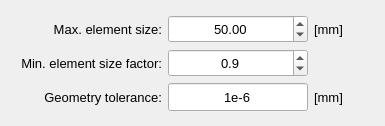
            <widget class="QWidget" name="tab_3">
             <attribute name="title">
              <string>Main</string>
             </attribute>
             <layout class="QGridLayout" name="gridLayout_2">
              <item row="0" column="0">
               <widget class="QFrame" name="frame_2">
                <property name="minimumSize">
                 <size>
                  <width>0</width>
                  <height>62</height>
                 </size>
                </property>
                <property name="maximumSize">
                 <size>
                  <width>16777215</width>
                  <height>150</height>
                 </size>
                </property>
                <property name="frameShape">
                 <enum>QFrame::Shape::NoFrame</enum>
                </property>
                <property name="frameShadow">
                 <enum>QFrame::Shadow::Raised</enum>
                </property>
                <layout class="QGridLayout" name="gridLayout_10">
                 <property name="leftMargin">
                  <number>4</number>
                 </property>
                 <property name="topMargin">
                  <number>4</number>
                 </property>
                 <property name="rightMargin">
                  <number>4</number>
                 </property>
                 <property name="bottomMargin">
                  <number>4</number>
                 </property>
                 <property name="horizontalSpacing">
                  <number>6</number>
                 </property>
                 <item row="1" column="0">
                  <widget class="QFrame" name="frame_12">
                   <property name="frameShape">
                    <enum>QFrame::Shape::NoFrame</enum>
                   </property>
                   <property name="frameShadow">
                    <enum>QFrame::Shadow::Raised</enum>
                   </property>
                  </widget>
                 </item>
                 <item row="1" column="4">
                  <widget class="QFrame" name="frame_5">
                   <property name="frameShape">
                    <enum>QFrame::Shape::NoFrame</enum>
                   </property>
                   <property name="frameShadow">
                    <enum>QFrame::Shadow::Raised</enum>
                   </property>
                  </widget>
                 </item>
                 <item row="3" column="2">
                  <widget class="QLineEdit" name="lineEdit_geometry_tolerance">
                   <property name="minimumSize">
                    <size>
                     <width>140</width>
                     <height>28</height>
                    </size>
                   </property>
                   <property name="maximumSize">
                    <size>
                     <width>140</width>
                     <height>16777215</height>
                    </size>
                   </property>
                   <property name="font">
                    <font>
                     <pointsize>10</pointsize>
                    </font>
                   </property>
                   <property name="text">
                    <string>1e-6</string>
                   </property>
                   <property name="alignment">
                    <set>Qt::AlignmentFlag::AlignCenter</set>
                   </property>
                  </widget>
                 </item>
                 <item row="2" column="2">
                  <widget class="QDoubleSpinBox" name="doubleSpinBox_minimum_element_size_factor">
                   <property name="minimumSize">
                    <size>
                     <width>140</width>
                     <height>28</height>
                    </size>
                   </property>
                   <property name="maximumSize">
                    <size>
                     <width>140</width>
                     <height>16777215</height>
                    </size>
                   </property>
                   <property name="font">
                    <font>
                     <pointsize>10</pointsize>
                    </font>
                   </property>
                   <property name="alignment">
                    <set>Qt::AlignmentFlag::AlignCenter</set>
                   </property>
                   <property name="decimals">
                    <number>1</number>
                   </property>
                   <property name="minimum">
                    <double>0.100000000000000</double>
                   </property>
                   <property name="maximum">
                    <double>1.000000000000000</double>
                   </property>
                   <property name="singleStep">
                    <double>0.100000000000000</double>
                   </property>
                   <property name="value">
                    <double>0.900000000000000</double>
                   </property>
                  </widget>
                 </item>
                 <item row="1" column="2">
                  <widget class="QDoubleSpinBox" name="doubleSpinBox_maximum_element_size">
                   <property name="minimumSize">
                    <size>
                     <width>140</width>
                     <height>28</height>
                    </size>
                   </property>
                   <property name="maximumSize">
                    <size>
                     <width>140</width>
                     <height>16777215</height>
                    </size>
                   </property>
                   <property name="font">
                    <font>
                     <pointsize>10</pointsize>
                    </font>
                   </property>
                   <property name="alignment">
                    <set>Qt::AlignmentFlag::AlignCenter</set>
                   </property>
                   <property name="decimals">
                    <number>2</number>
                   </property>
                   <property name="minimum">
                    <double>0.010000000000000</double>
                   </property>
                   <property name="maximum">
                    <double>2000.000000000000000</double>
                   </property>
                   <property name="singleStep">
                    <double>2.000000000000000</double>
                   </property>
                   <property name="value">
                    <double>50.000000000000000</double>
                   </property>
                  </widget>
                 </item>
                 <item row="3" column="1">
                  <widget class="QLabel" name="label_2">
                   <property name="minimumSize">
                    <size>
                     <width>120</width>
                     <height>20</height>
                    </size>
                   </property>
                   <property name="maximumSize">
                    <size>
                     <width>240</width>
                     <height>16777215</height>
                    </size>
                   </property>
                   <property name="font">
                    <font>
                     <pointsize>10</pointsize>
                    </font>
                   </property>
                   <property name="text">
                    <string>Geometry tolerance:</string>
                   </property>
                   <property name="alignment">
                    <set>Qt::AlignmentFlag::AlignRight|Qt::AlignmentFlag::AlignTrailing|Qt::AlignmentFlag::AlignVCenter</set>
                   </property>
                  </widget>
                 </item>
                 <item row="2" column="1">
                  <widget class="QLabel" name="label_9">
                   <property name="minimumSize">
                    <size>
                     <width>120</width>
                     <height>20</height>
                    </size>
                   </property>
                   <property name="maximumSize">
                    <size>
                     <width>240</width>
                     <height>16777215</height>
                    </size>
                   </property>
                   <property name="font">
                    <font>
                     <pointsize>10</pointsize>
                    </font>
                   </property>
                   <property name="text">
                    <string>Min. element size factor:</string>
                   </property>
                   <property name="alignment">
                    <set>Qt::AlignmentFlag::AlignRight|Qt::AlignmentFlag::AlignTrailing|Qt::AlignmentFlag::AlignVCenter</set>
                   </property>
                  </widget>
                 </item>
                 <item row="1" column="1">
                  <widget class="QLabel" name="label">
                   <property name="minimumSize">
                    <size>
                     <width>120</width>
                     <height>20</height>
                    </size>
                   </property>
                   <property name="maximumSize">
                    <size>
                     <width>240</width>
                     <height>16777215</height>
                    </size>
                   </property>
                   <property name="font">
                    <font>
                     <pointsize>10</pointsize>
                    </font>
                   </property>
                   <property name="text">
                    <string>Max. element size:</string>
                   </property>
                   <property name="alignment">
                    <set>Qt::AlignmentFlag::AlignRight|Qt::AlignmentFlag::AlignTrailing|Qt::AlignmentFlag::AlignVCenter</set>
                   </property>
                  </widget>
                 </item>
                 <item row="1" column="3">
                  <widget class="QLabel" name="label_3">
                   <property name="minimumSize">
                    <size>
                     <width>50</width>
                     <height>0</height>
                    </size>
                   </property>
                   <property name="maximumSize">
                    <size>
                     <width>50</width>
                     <height>16777215</height>
                    </size>
                   </property>
                   <property name="font">
                    <font>
                     <pointsize>10</pointsize>
                    </font>
                   </property>
                   <property name="text">
                    <string>[mm]</string>
                   </property>
                  </widget>
                 </item>
                 <item row="3" column="3">
                  <widget class="QLabel" name="label_4">
                   <property name="minimumSize">
                    <size>
                     <width>50</width>
                     <height>0</height>
                    </size>
                   </property>
                   <property name="maximumSize">
                    <size>
                     <width>50</width>
                     <height>16777215</height>
                    </size>
                   </property>
                   <property name="font">
                    <font>
                     <pointsize>10</pointsize>
                    </font>
                   </property>
                   <property name="text">
                    <string>[mm]</string>
                   </property>
                  </widget>
                 </item>
                </layout>
               </widget>
              </item>
             </layout>
            </widget>
